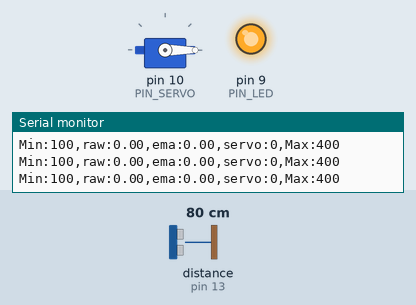
This sketch was run on a simulated Arduino Uno, built with avr-gcc and run on an emulated ATmega328P. Parts: servo, output pins drawn as LEDs (lit = HIGH), the last lines printed to the serial monitor. Wiring (inferred from the names in the program): ultrasonic range finder: trigger pin 12; echo pin 13. The inputs (shaded band) are chosen by the test bench; at power-on: distance to the obstacle (sensor on pin 13) 80 cm. The echo pulse lasts 58.3 µs per cm; pins used as bus, display or sensor lines are not drawn.

Above: at 1.2 s.
1.3 s: distance to the obstacle (sensor on pin 13) set to 39 cm
2.8 s: distance to the obstacle (sensor on pin 13) set to 35 cm
At 4.1 s:
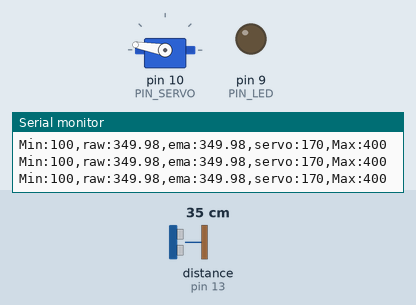
4.8 s: distance to the obstacle (sensor on pin 13) set to 2 cm
At 5.2 s:
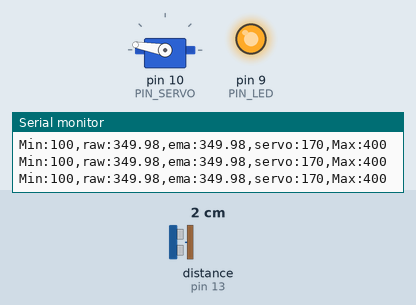
6.3 s: distance to the obstacle (sensor on pin 13) set to 18 cm
At 6.45 s:
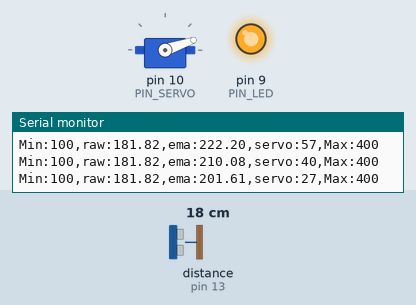
9.3 s: distance to the obstacle (sensor on pin 13) set to 4 cm
Timing chart, 0 to 11.8 s (numbered marks = the images above; inputs shaded):
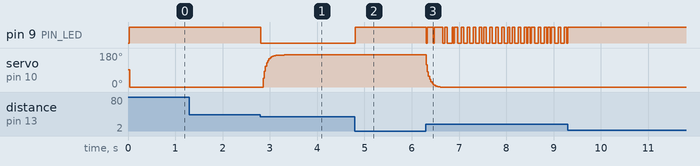

Measured:
- the behaviour switches between 36 and 35 cm on distance to the obstacle (sensor on pin 13) (found by bisection; images 0 and 1)
- after the input at 2.8 s, pin 9 (PIN_LED): HIGH → LOW at once; servo on pin 10 (PIN_SERVO): moves from 0° to 170° over 0.45 s, starting after 0.05 s
- after the input at 4.8 s, pin 9 (PIN_LED): LOW → HIGH at once
- after the input at 6.3 s, servo on pin 10 (PIN_SERVO): moves from 170° to 0° over 0.30 s, starting at once

The sketch:

11_example_1.ino
```cpp
#include <Servo.h>

// Arduino pin assignment
#define PIN_LED 9
#define PIN_SERVO 10
#define PIN_TRIG 12
#define PIN_ECHO 13

// configurable parameters
#define SND_VEL 346.0 // sound velocity at 24 celsius degree (unit: m/s)
#define INTERVAL 25 // sampling interval (unit: ms)
#define _DIST_MIN 180 // minimum distance to be measured (unit: mm)
#define _DIST_MAX 360 // maximum distance to be measured (unit: mm)
#define _DIST_ALPHA 0.3

#define _DUTY_MIN 510 // servo full clockwise position (0 degree)
#define _DUTY_NEU 1480 // servo neutral position (90 degree)
#define _DUTY_MAX 2400 // servo full counterclockwise position (180 degree)

// global variables
float timeout; // unit: us
float dist_min, dist_max, dist_raw, dist_prev, dist_ema, alpha; // unit: mm
unsigned long last_sampling_time; // unit: ms
float scale; // used for pulse duration to distance conversion
Servo myservo;

void setup() {
// initialize GPIO pins
  pinMode(PIN_LED,OUTPUT);
  pinMode(PIN_TRIG,OUTPUT);
  digitalWrite(PIN_TRIG, LOW);
  pinMode(PIN_ECHO,INPUT);

  myservo.attach(PIN_SERVO);
  myservo.writeMicroseconds(_DUTY_NEU);

// initialize USS related variables
  dist_min = _DIST_MIN;
  dist_max = _DIST_MAX;
  timeout = (INTERVAL / 2) * 1000.0; // precalculate pulseIn() timeout value. (unit: us)
  dist_raw = dist_prev = 0.0; // raw distance output from USS (unit: mm)
  scale = 0.001 * 0.5 * SND_VEL;
  alpha = _DIST_ALPHA;

// initialize serial port
  Serial.begin(57600);

// initialize last sampling time
  last_sampling_time = 0;
}

void loop() {
// wait until next sampling time.
// millis() returns the number of milliseconds since the program started. Will overflow after 50 days.
  if(millis() < last_sampling_time + INTERVAL) return;

// get a distance reading from the USS
  dist_raw = USS_measure(PIN_TRIG,PIN_ECHO);
  dist_ema = alpha * dist_raw + (1 - alpha) * dist_ema;

// output the read value to the serial port
  Serial.print("Min:100,raw:");
  Serial.print(dist_raw);
  Serial.print(",ema:");
  Serial.print(dist_ema);
  Serial.print(",servo:");
  Serial.print(myservo.read());
  Serial.println(",Max:400");

// adjust servo position according to the USS read value

  // add your code here!

  if(dist_ema < 180.0) {
     myservo.writeMicroseconds(_DUTY_MIN);
  }
  else if(180.0 <= dist_ema && dist_ema <= 360.0){
     myservo.writeMicroseconds(_DUTY_MIN + ((_DUTY_MAX - _DUTY_MIN) / 180.0) * (dist_ema - 180.0));
  }
  else {
    myservo.writeMicroseconds(_DUTY_MAX);
  }

// update last sampling time
  last_sampling_time += INTERVAL;
}

// get a distance reading from USS. return value is in millimeter.
float USS_measure(int TRIG, int ECHO)
{
  float reading;
  digitalWrite(TRIG, HIGH);
  delayMicroseconds(10);
  digitalWrite(TRIG, LOW);

  reading = pulseIn(ECHO, HIGH, timeout) * scale; // unit: mm
  if(reading < dist_min || reading > dist_max){// return 0 when out of range.
    digitalWrite(PIN_LED, 1);
    return dist_prev;
  }
  else {
    digitalWrite(PIN_LED, 0);
    dist_prev = reading;
  }

  return reading;
}
```
